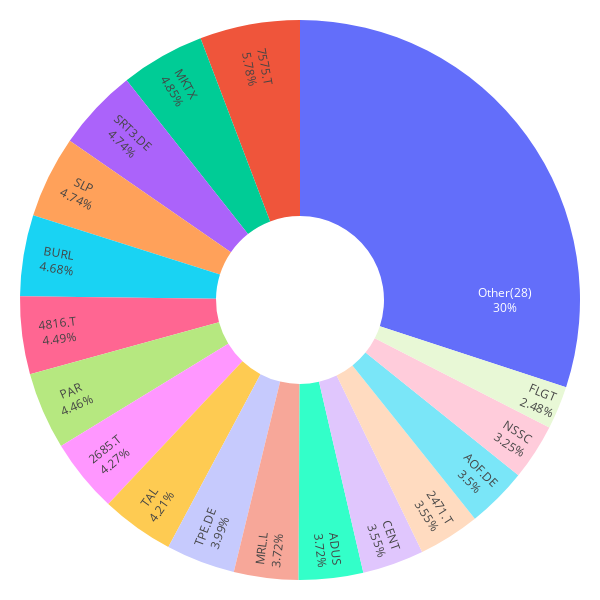

Notebook source saved alongside this figure:
### Code cell
importlib.reload(lstm_utils)
importlib.reload(mpt_utils)

weights_1m, mu_1m, S_1m, weights_all_1m = mpt_utils.portfolio_and_plot(df_forecast_1m, df)

### Figure 1 — Plotly figure (JSON) as saved in the notebook; plotly's stock layout.template omitted (floating-point values rounded to 4 significant figures)
{"data": [{"hole": 0.3, "insidetextorientation": "radial", "labels": ["MKTX", "MRL.L", "CENT", "NSSC", "BURL", "TPE.DE", "SRT3.DE", "PAR", "AOF.DE", "SLP", "4816.T", "7575.T", "TAL", "FLGT", "ADUS", "2685.T", "2471.T", "Other(28)"], "textinfo": "label+percent", "textposition": "inside", "values": [0.0176, 0.0135, 0.0129, 0.0118, 0.017, 0.0145, 0.0172, 0.0162, 0.0127, 0.0172, 0.0163, 0.021, 0.0153, 0.009, 0.0135, 0.0155, 0.0129, 0.1091], "type": "pie"}], "layout": {"margin": {"l": 20, "r": 20, "t": 20, "b": 20}, "font": {"color": "black"}, "height": 600, "width": 600, "paper_bgcolor": "white", "plot_bgcolor": "white", "showlegend": false}}
